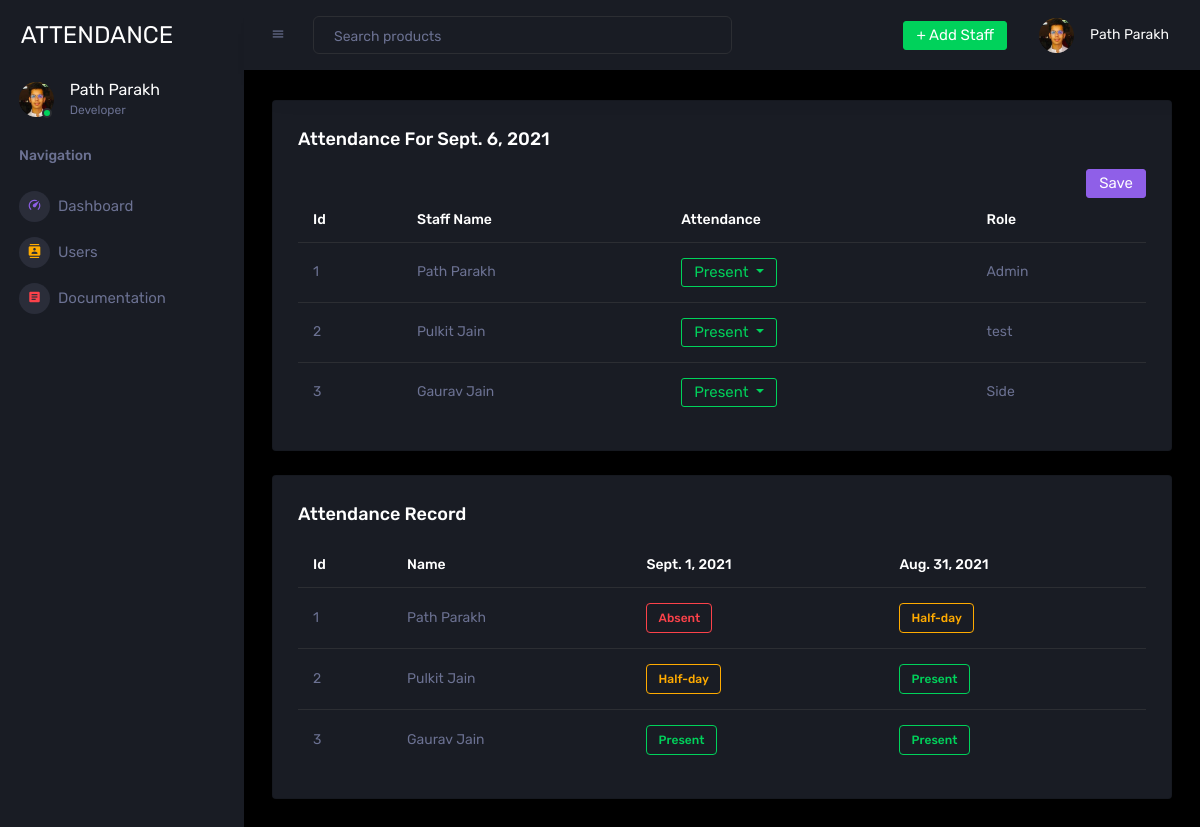
/, run on an earlier commit of the app's database.
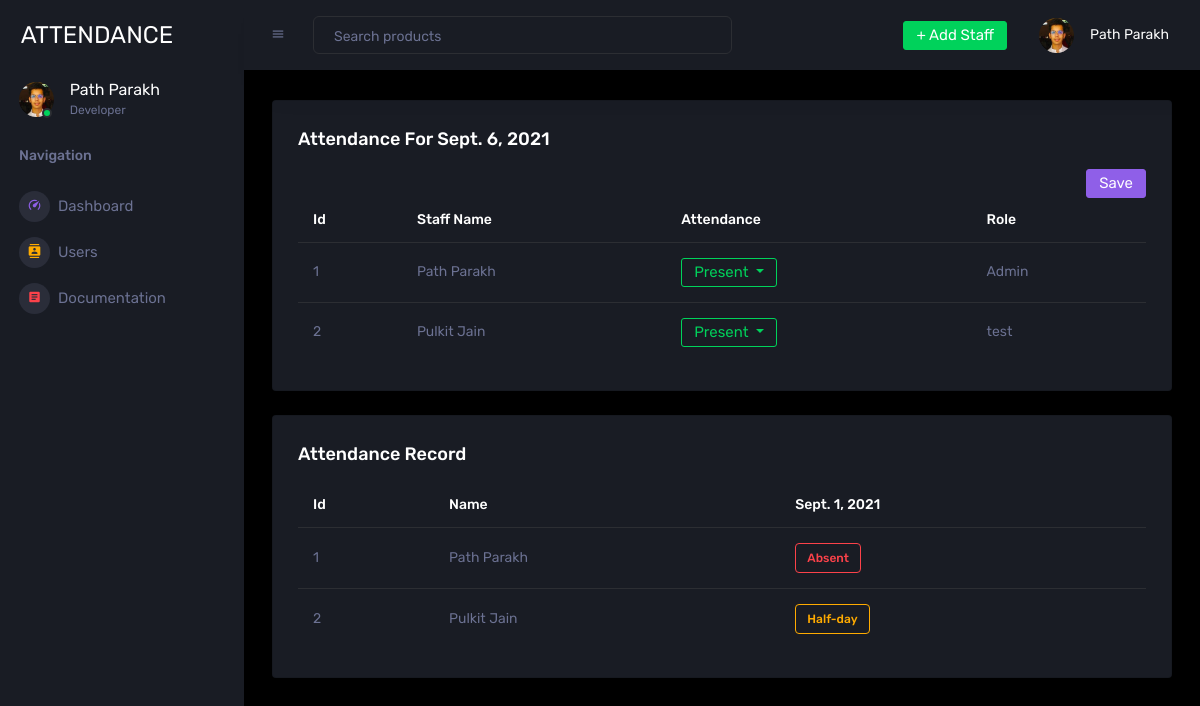
And on a later commit of the database.
### salary/models.py (models this page shows)
class staff(models.Model):
    id = models.AutoField
    name = models.CharField(max_length=250, null=True)
    role = models.CharField(max_length=250, null=True)
    salary = models.CharField(max_length=250, null=True)
    address = models.CharField(max_length=250, null=True)
    number = models.CharField(max_length=250, null=True)
    date = models.DateField()

class attendance(models.Model):
    id = models.AutoField
    staff_id = models.CharField(max_length=250, null=True)
    attendance = models.CharField(max_length=250, null=True)
    date = models.DateField()

### salary/views.py (the view, shortened to what this page needs)
# urls.py: path('', views.index),
def index(request):
    staffs = staff.objects.all()
    a = staff.objects. values_list('id', flat=True)
    attendances = attendance.objects.all()
    amounts = amount.objects.all()
    date = datetime.date.today()
    unique_dates = list({a.date for a in attendances})
    unique_dates.sort()
    unique_dates_reverse = list({a.date for a in attendances})
    unique_dates_reverse.sort(reverse=True)
    date = datetime.date.today()
    y_n = False
    for unique_date in unique_dates :
            if unique_date == date :
                y_n = True
                print(y_n)
            else :
                y_n = False
                print(y_n)
    return render(request, "salary/index.html", {'staff': staffs, 'attendance': attendances, 'amount': amounts, 'date': date, 'unique_dates': unique_dates, 'y_n': y_n, 'unique_dates_reverse': unique_dates_reverse})

### salary/templates/salary/index.html (shortened to what the changed rows need)
{% extends 'salary/base.html' %} {% block content %} {% load static %}
<div class="main-panel">
    <div class="content-wrapper">
        {% if y_n == True %}
        <div class="row" style="display: none">
            <div class="col-12 grid-margin">
                <div class="card">
                    <div class="card-body">
                        <h4 class="card-title">Attendance for {{ date }}</h4>
                        <div class="table-responsive">
                            <table class="table">
                                <thead>
                                    <tr>
                                        <th style="color: white;"> Id </th>
                                        <th style="color: white;"> Staff Name </th>
                                        <th style="color: white;"> Attendance </th>
                                        <th style="color: white;"> Role </th>
                                    </tr>
                                </thead>
                                <tbody>
                                    <form action="/index" method="POST">
                                        {% csrf_token %}
                                        {% for staffs in staff %}
                                        <input type="hidden" name="staff_id{{staffs.id}}" value="{{staffs.id}}">
                                        <input type="hidden" name="attendance{{staffs.id}}"
                                            id='input_attendance{{staffs.id}}' value="present">
                                        <tr>
                                            <td> {{staffs.id}} </td>
                                            <td> {{staffs.name}} </td>
                                            <td>
                                                <div class="btn-group">
                                                    {% for attendances in attendance %}
                                                    {% if attendances.staff_id|add:0 == staffs.id|add:0 %}
                                                    {% if attendances.attendance == 'present'%}
                                                    {% if attendances.date == date %}
                                                    <button type="button"
                                                        class="btn btn-outline-success dropdown-toggle"
                                                        data-toggle="dropdown" aria-haspopup="true"
                                                        aria-expanded="false" id='present{{staffs.id}}'>
                                                        Present
                                                    </button>
                                                    {% endif %}
                                                    {% elif attendances.attendance == 'absent'%}
                                                    {% if attendances.date == date %}
                                                    <button type="button" class="btn btn-outline-danger dropdown-toggle"
                                                        data-toggle="dropdown" aria-haspopup="true"
                                                        aria-expanded="false" id='present{{staffs.id}}'>
                                                        Absent
                                                    </button>
                                                    {% endif %}
                                                    {% elif attendances.attendance == 'half-day'%}
                                                    {% if attendances.date == date %}
                                                    <button type="button"
                                                        class="btn btn-outline-warning dropdown-toggle"
                                                        data-toggle="dropdown" aria-haspopup="true"
                                                        aria-expanded="false" id='present{{staffs.id}}'>
                                                        Half-day
                                                    </button>
                                                    {% endif %}
                                                    {% endif %}
                                                    {% endif %}
                                                    {% empty %}
                                                    <button type="button"
                                                        class="btn btn-outline-success dropdown-toggle"
                                                        data-toggle="dropdown" aria-haspopup="true"
                                                        aria-expanded="false" id='present{{staffs.id}}'>
                                                        Present
                                                    </button>
                                                    {% endfor %}
                                                    <div class="dropdown-menu">
                                                        <a class="dropdown-item"
                                                            onclick="attendance_present({{staffs.id}})">Present</a>
                                                        <a class="dropdown-item"
                                                            onclick="attendance_absent({{staffs.id}})">Absent</a>
                                                        <a class="dropdown-item"
                                                            onclick="attendance_half_day({{staffs.id}})">Half-day</a>
                                                    </div>
                                                </div>
                                            </td>
                                            <td> {{staffs.role}} </td>
                                        </tr>
                                        {% endfor %}
                                        <tr>
                                            <button type="submit" style="float:right" class="btn btn-info">Save</button>
                                        </tr>
                                    </form>
                                </tbody>
                            </table>
                        </div>
                    </div>
                </div>
            </div>
        </div>
        {% elif y_n == False %}
        <div class="row" style="display: block;">
            <div class="col-12 grid-margin">
                <div class="card">
                    <div class="card-body">
                        <div class="table-responsive">
                            <table class="table">
                                <thead>
                                    <tr>
                                        <th style="color: white;"> Id </th>
                                        <th style="color: white;"> Staff Name </th>
                                        <th style="color: white;"> Attendance </th>
                                        <th style="color: white;"> Role </th>
                                    </tr>
                                </thead>
                                <tbody>
                                    <form action="/index" method="POST">
                                        {% for staffs in staff %}
                                            <tr>
                                                <td> {{staffs.id}} </td>
                                                <td> {{staffs.name}} </td>
                                                <td>
                                                    <div class="btn-group">
                                                        <button type="button"
                                                            class="btn btn-outline-success dropdown-toggle"
                                                            data-toggle="dropdown" aria-haspopup="true"
                                                            aria-expanded="false" id='present{{staffs.id}}'>
                                                            Present
                                                        </button>
                                                    </div>
                                                </td>
                                                <td> {{staffs.role}} </td>
                                            </tr>
                                        {% endfor %}
                                    </form>
                                </tbody>
                            </table>
                        </div>
                    </div>
                </div>
            </div>
        </div>
        {% endif %}
        <div class="row ">
            <div class="col-12 grid-margin">
                <div class="card">
                    <div class="card-body">
                        <div class="table-responsive">
                            <table class="table">
                                <thead>
                                    <tr>
                                        <th style="color: white;"> Id </th>
                                        <th style="color: white;"> Name </th>
                                        {% for unique_date_reverse in unique_dates_reverse %}
                                        <th style="color: white;">{{unique_date_reverse}}</th>
                                        {% endfor %}
                                    </tr>
                                </thead>
                                <tbody>
                                    {% for staffs in staff %}
                                    <tr>
                                        <td> {{staffs.id}} </td>
                                        <td> {{staffs.name}} </td>
                                        {% for unique_date_reverse in unique_dates_reverse%}
                                        {% for attendances in attendance%}
                                        {% if attendances.date == unique_date_reverse %}
                                        {% if attendances.staff_id|add:0 == staffs.id|add:0 %}
                                        {% if attendances.attendance == 'half-day'%}
                                        <td>
                                            <div class="badge badge-outline-warning">Half-day</div>
                                        </td>
                                        {% elif attendances.attendance == 'present'%}
                                        <td>
                                            <div class="badge badge-outline-success">Present</div>
                                        </td>
                                        {% elif attendances.attendance == 'absent'%}
                                        <td>
                                            <div class="badge badge-outline-danger">Absent</div>
                                        </td>
                                        {% elif attendances.attendance == 'not_entered'%}
                                        <td>
                                            <div class="badge badge-outline-primary">Not Entered</div>
                                        </td>
                                        {% endif %}
                                        {% endif %}
                                        {% endif %}
                                        {% endfor %}
                                        {% endfor %}
                                    </tr>
                                    {% endfor %}
                                </tbody>
                            </table>
                        </div>
                    </div>
                </div>
            </div>
        </div>
    </div>
</div>
{% endblock %}

What changed in the data, as far as the page shows it:
removed staff: id "3", name "Gaurav Jain", role "Side"
removed attendance: unique_dates_reverse "Aug. 31, 2021", staff_id "Half-day"
removed attendance: date "Present", shown under staff "Pulkit Jain"
removed attendance: date "Present"
removed attendance: date "Present"
